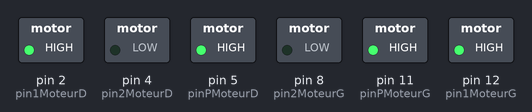
Simulated run of this sketch. Board: Arduino Uno, built with avr-gcc and run on an emulated ATmega328P. Parts: switched loads named in the sketch (green lamp = pin HIGH).

Above: at 0.1 s.
Timing chart, 0 to 1.6 s (numbered marks = the images above):
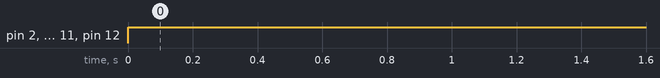

The sketch:

Mois_4_Voiture_test_moteurs.ino
```cpp
int pin1MoteurG = 12;
int pin2MoteurG = 8;
int pinPMoteurG = 11;
int pin1MoteurD = 2;
int pin2MoteurD = 4;
int pinPMoteurD = 5;

void setup() {
  // Configuration des sorties commandes moteurs
  pinMode(pin1MoteurG,OUTPUT);
  pinMode(pin2MoteurG,OUTPUT);
  pinMode(pinPMoteurG,OUTPUT);
  pinMode(pin1MoteurD,OUTPUT);
  pinMode(pin2MoteurD,OUTPUT);
  pinMode(pinPMoteurD,OUTPUT);
}

void loop() {
  avance();
}


void dirMoteur(int moteur,int sens,int pourcentage){
  int pin1,etat1,pin2,etat2,pinP,puissance; //variable de la fonction

  if (moteur==1){
    pin1=pin1MoteurG;
    pin2=pin2MoteurG;
    pinP=pinPMoteurG;
  }
  else {
    pin1=pin1MoteurD;
    pin2=pin2MoteurD;
    pinP=pinPMoteurD;
  }
  if (sens==1){
    etat1=1;
    etat2=0;
  }
  else if (sens==-1){
    etat1=0;
    etat2=1;
  }
  else {
    etat1=0;
    etat2=0;
  }
  puissance=map(pourcentage,0,100,0,255);
  digitalWrite(pin1,etat1);
  digitalWrite(pin2,etat2);
  analogWrite(pinP,puissance);
}

void avance(){
    dirMoteur(1,1,100);
    dirMoteur(2,1,100);
}
```

Measured:
- by itself, pin 2 (pin1MoteurD), pin 5 (pinPMoteurD), pin 11 (pinPMoteurG), pin 12 (pin1MoteurG): LOW → HIGH at 0.00 s
